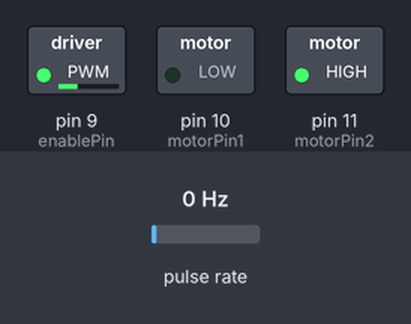
The sketch below on a simulated Arduino Uno, built with avr-gcc and run on an emulated ATmega328P. On the bench: switched loads named in the sketch (green lamp = pin HIGH). Wiring (inferred from the names in the program): pulse sensor: data pin 2. The test bench sets the inputs (shaded band); at power-on: pulse rate 0 Hz. What the sketch prints to the serial monitor is not drawn.

Above: at 0.1 s.
Timing chart, 0 to 1.6 s (numbered marks = the images above):
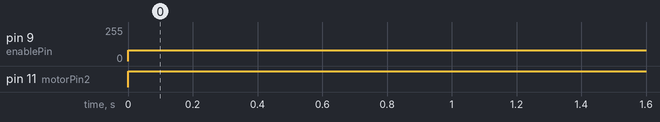

The sketch:

Motor_encoder_simple.ino
```cpp
// Motor control pins
const int motorPin1 = 10; // IN1
const int motorPin2 = 11; // IN2
const int enablePin = 9;  // ENA (PWM pin for speed control)

// Encoder pin
const int encoderPin = 2; // use just one encoder pin for simplicity

volatile int pulseCount = 0;  // pulse counter
const int pulsesPerRevolution = 11; // pulses per rotation from each encoder wire

unsigned long lastTime = 0;   // store last time measurement
double frequency = 0;         // measured frequency

double output = 80;          // motor output value

void countPulse();

void setup() {
  pinMode(motorPin1, OUTPUT);
  pinMode(motorPin2, OUTPUT);
  pinMode(enablePin, OUTPUT);

  pinMode(encoderPin, INPUT_PULLUP); // 1 encoder input

  attachInterrupt(digitalPinToInterrupt(encoderPin), countPulse, RISING);

  Serial.begin(9600);
  lastTime = millis();
}

void loop() {
  // Motor direction + speed
  if (output > 0) {
    digitalWrite(motorPin1, LOW);
    digitalWrite(motorPin2, HIGH);
  } else {
    digitalWrite(motorPin1, HIGH);
    digitalWrite(motorPin2, LOW);
  }
  analogWrite(enablePin, abs(output));

  // Frequency calculation every 0.5 seconds
  if (millis() - lastTime >= 500) {
    noInterrupts();
    int count = pulseCount;
    pulseCount = 0;
    interrupts();

    frequency = count / (pulsesPerRevolution*0.5); // frequency in Hz

    Serial.print("Output: ");
    Serial.print(output);
    Serial.print("  Frequency: ");
    Serial.print(frequency);
    Serial.println(" Hz");

    lastTime = millis();
  }
}

void countPulse() {
  pulseCount++;  // increment each pulse
}
```

Measured:
- by itself, pin 9 (enablePin): 0/255 → 80/255 at 0.00 s
- by itself, pin 11 (motorPin2): LOW → HIGH at 0.00 s
